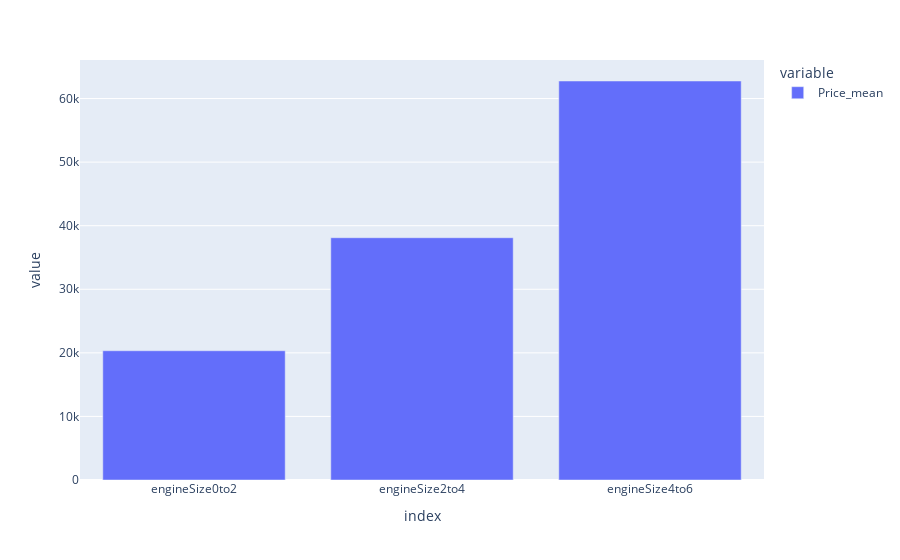

Notebook code for this chart:
### Markdown cell above
From the graph we can see that the value of cars having price above 50k all have a mpg below 30 which is a foot into luxuary.

### Code cell
price_engine0to2= audi_df[audi_df.engineSize<=2].price.mean()
price_engine2to4 = audi_df[(audi_df.engineSize>2) & (audi_df.engineSize<=4)].price.mean()
price_engine4to6 = audi_df[(audi_df.engineSize>4) & (audi_df.engineSize<=6)].price.mean()
plot_df = pd.DataFrame([price_engine0to2,price_engine2to4, price_engine4to6], columns=["Price_mean"],index=["engineSize0to2","engineSize2to4","engineSize4to6"])
px.bar(plot_df)

### Figure 1 — Plotly figure (JSON) as saved in the notebook; plotly's stock layout.template omitted (floating-point values rounded to 4 significant figures)
{"data": [{"alignmentgroup": "True", "hovertemplate": "variable=Price_mean<br>index=%{x}<br>value=%{y}<extra></extra>", "legendgroup": "Price_mean", "marker": {"color": "#636efa"}, "name": "Price_mean", "offsetgroup": "Price_mean", "orientation": "v", "showlegend": true, "textposition": "auto", "type": "bar", "x": ["engineSize0to2", "engineSize2to4", "engineSize4to6"], "xaxis": "x", "y": [20330.0, 38110.0, 62760.0], "yaxis": "y"}], "layout": {"barmode": "relative", "legend": {"title": {"text": "variable"}, "tracegroupgap": 0}, "margin": {"t": 60}, "xaxis": {"anchor": "y", "domain": [0, 1], "title": {"text": "index"}}, "yaxis": {"anchor": "x", "domain": [0, 1], "title": {"text": "value"}}}}
